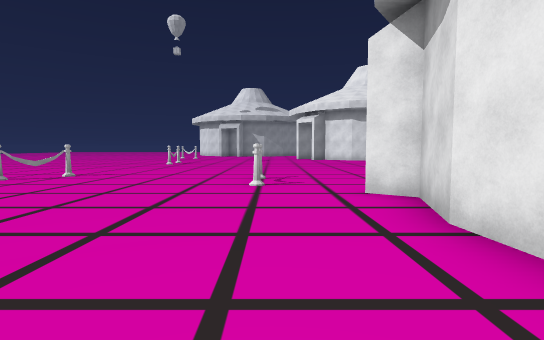
[1] (above)

16 first-person views from a walk through a scene from a Unity 3-D project. The camera is 1.5 m above the floor, tilts 4° down and sees 80° across. The floor is counted in squares, 2 m on a side. Each view is taken from the middle of a square. On the plan, view 1 faces up. The plan holds only what a view shows up to about 11 squares ahead; the rest is blank. The place goes on beyond the plan. The player character is not drawn.

[2]
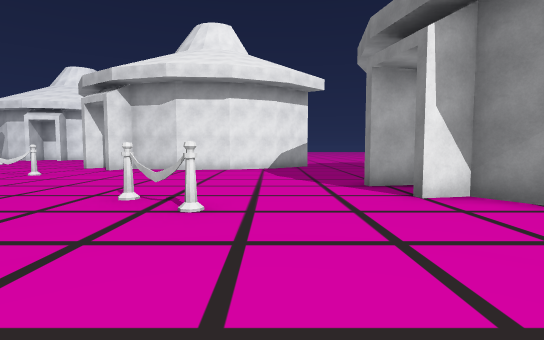

[3]
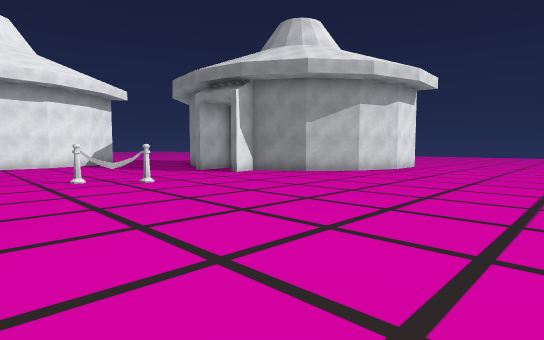

[4]
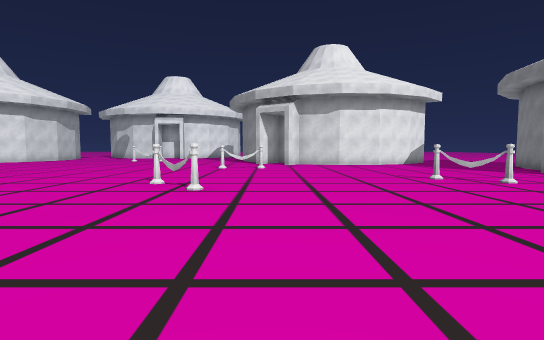

[5]
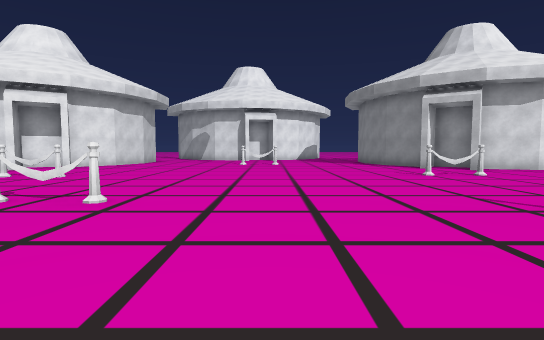

[6]
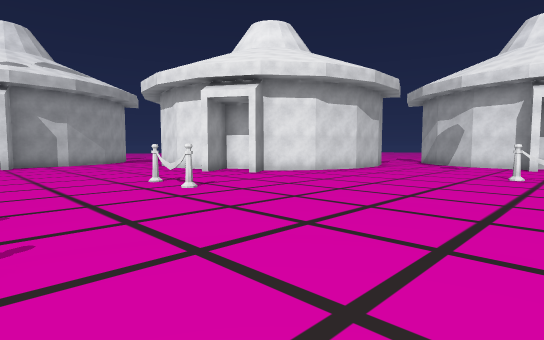

[7]
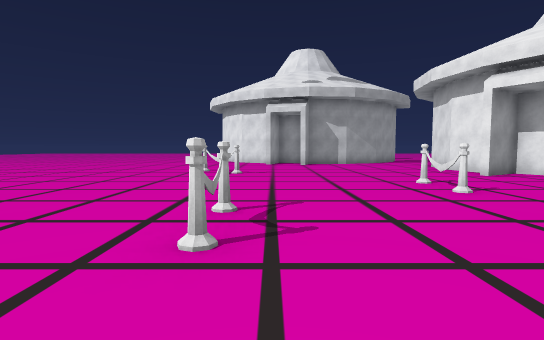

[8]
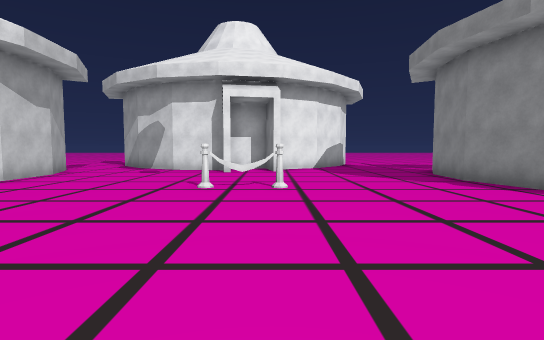

[9]
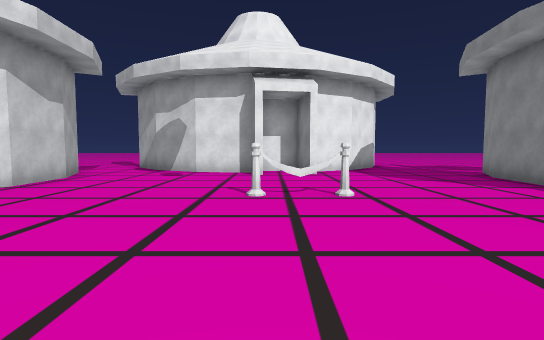

[10]
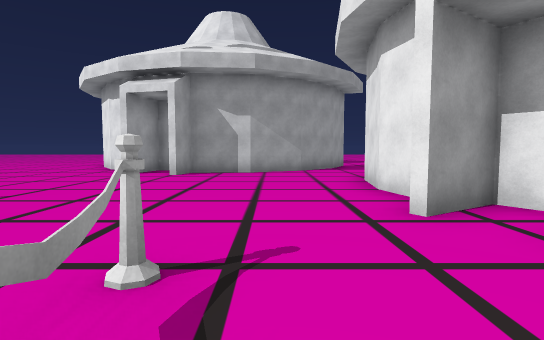

[11]
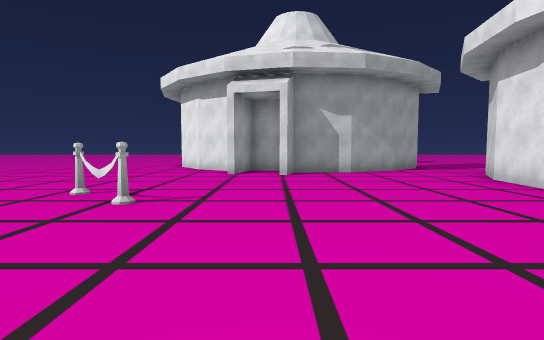

[12]
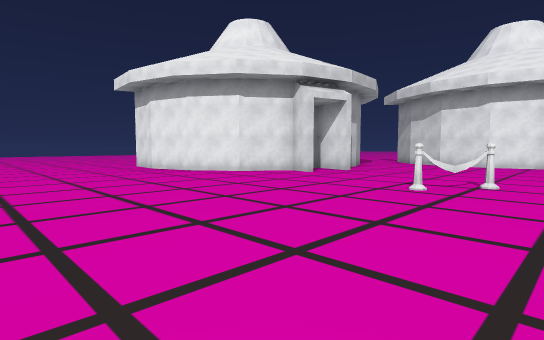

[13]
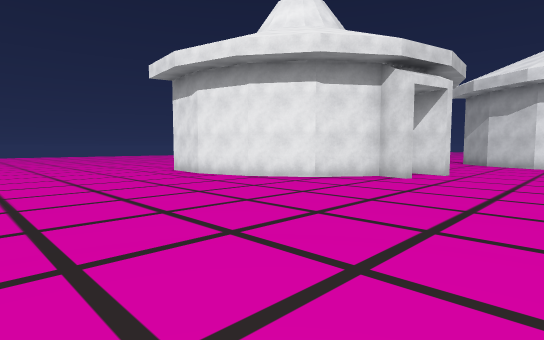

[14]
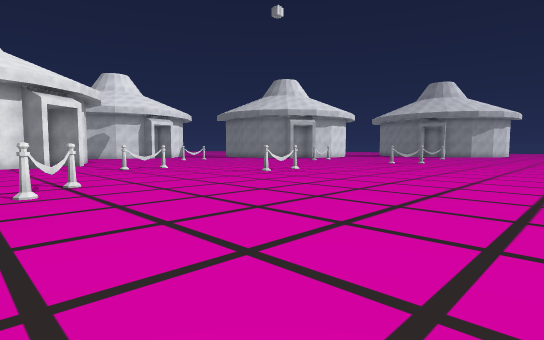

[15]
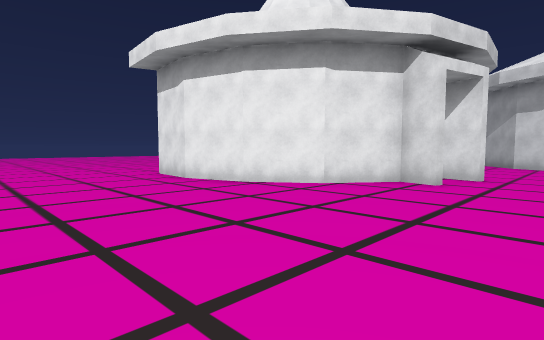

[16]
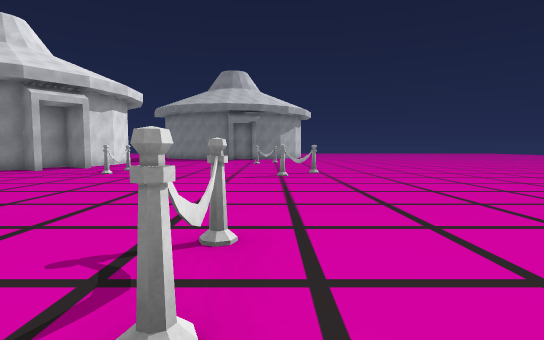

### Floor plan
Points are (right, up) in squares from view 1. A wall is a line through its corners. A room is listed if a view was taken in it or the views show most of it. See-through windows are left out.
Room 1 (views 1, 2, 3, 4, 5, 6, 7, 8, 9, 10, 11, 12, 13, 14, 15, 16)
walls: (2.5, 6.7) (3.2, 6.2) (3.8, 6.6); (2.2, 21.2) (1.9, 22.8) (2.1, 24.5) (3, 26); (4.6, 7.2) (6.3, 7.6) (8.1, 7.5); (3.3, 20.6) (2.9, 21.2) (1.6, 20.4); (-2.8, 25.7) (-2.5, 26.8); (-4.3, 26.1) (-4, 27) (-5.5, 28) (-6.4, 29.4) (-6.9, 31.1) (-6.7, 32.8); (1.9, 1.4) (1.7, 3.1) (2.2, 4.8) (1.5, 5.3); (8.7, 13.4) (9.5, 13.6) (9.9, 15.3) (10.8, 16.9); (-2.7, 27.3) (-3.7, 27.6) (-4.1, 26.1); (9.6, 18.7) (7.9, 18) (6.2, 18) (4.6, 18.5) (3.2, 19.6) (2.4, 19.1); (10.7, 10.4) (10, 11.7); (-2.5, -2.9) (-2.8, -1.8); (-1.5, -2.8) (-0.9, -2.9); (1.6, 28) (0.9, 27.4) (-0.6, 26.7) (-2.4, 26.5) (-2.6, 25.7); (-7, -6.7) (-6.6, -5.3) (-5.6, -4) (-4.1, -3) (-4.3, -2.2)
ways out: opening at (-7, 33.5); opening at (1.5, -1.5); opening at (9.5, 9.5); opening at (10, 18)
objects: other object (-6, 8); other object (-6, 21) to (-5, 22); other object (-5, 1) to (-4, 2); other object (-5, 15) to (-5, 16); other object (-1, 18) to (-1, 19); other object (0, 7); other object (5, 12) to (5, 13)

Where each view was taken, in squares from view 1:
view 1: 0 up, 0 right, facing up
view 2: 0 up, 9 left, facing right
view 3: 4 up, 12 left, facing down-right
view 4: 6 up, 12 left, facing right
view 5: 12 up, 9 left, facing right
view 6: 12 up, 4 left, facing up-right
view 7: 12 up, 4 left, facing up
view 8: 12 up, 1 left, facing right
view 9: 13 up, 0 right, facing right
view 10: 17 up, 0 right, facing up
view 11: 17 up, 3 left, facing up
view 12: 20 up, 12 left, facing up-right
view 13: 23 up, 12 left, facing up-right
view 14: 23 up, 12 left, facing down-right
view 15: 24 up, 11 left, facing up-right
view 16: 17 up, 5 left, facing down
